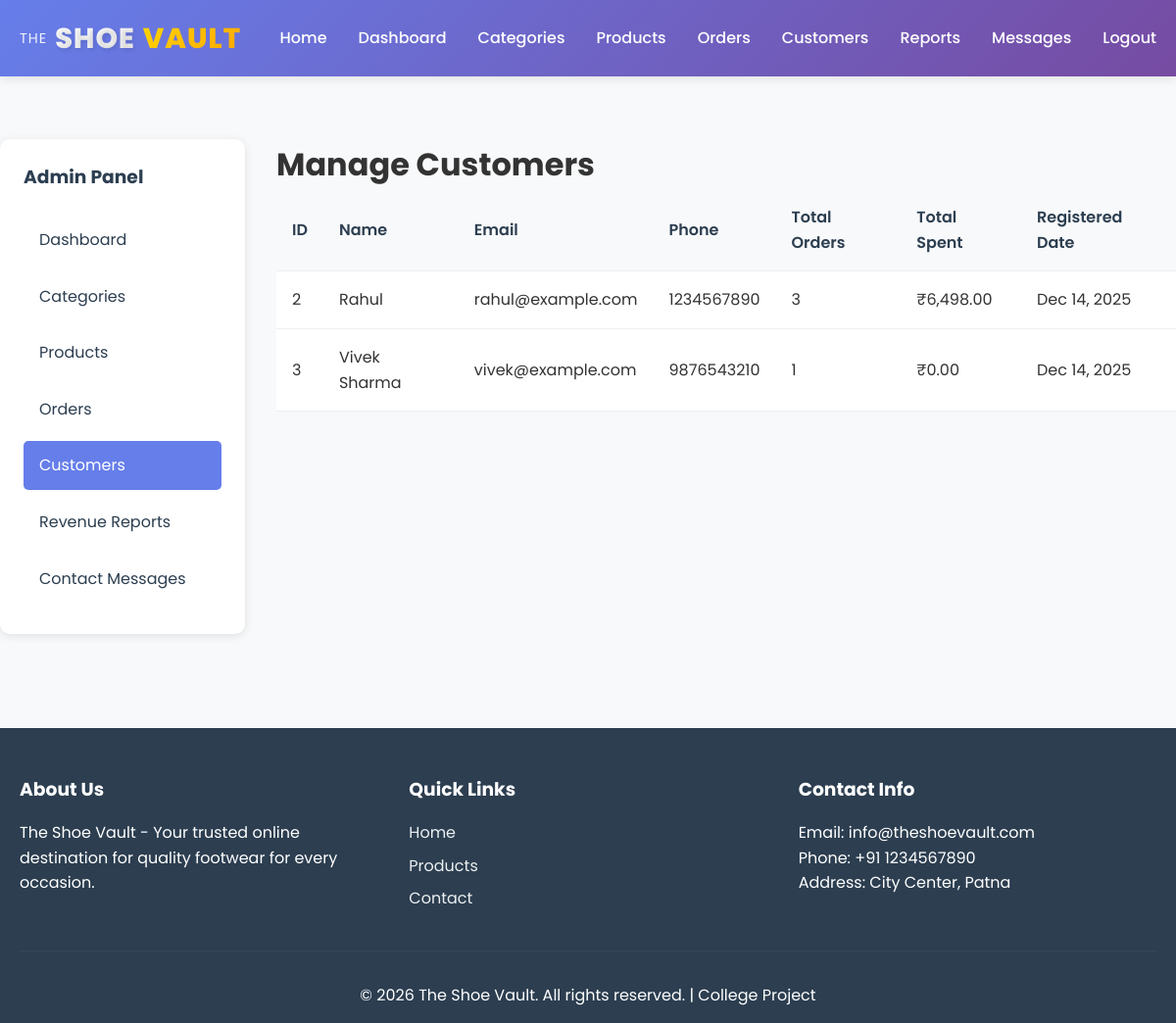
The page /admin/customers.php (signed in) on the database its author committed.
### tables this page shows
CREATE TABLE `users` (
  `id` int(11) NOT NULL,
  `name` varchar(100) NOT NULL,
  `email` varchar(100) NOT NULL,
  `password` varchar(255) NOT NULL,
  `phone` varchar(20) DEFAULT NULL,
  `address` text DEFAULT NULL,
  `role` enum('admin','customer') DEFAULT 'customer',
  `created_at` timestamp NOT NULL DEFAULT current_timestamp(),
  `updated_at` timestamp NOT NULL DEFAULT current_timestamp() ON UPDATE current_timestamp()
);

### includes/config.php (called while the page is built, shortened)
<?php
function formatPrice($price)
{
    return '₹' . number_format($price, 2);
}

### admin/customers.php (the view, shortened to what this page needs)
<?php
require_once '../includes/config.php';
$customersQuery = "SELECT u.*,
                   (SELECT COUNT(*) FROM orders WHERE user_id = u.id) as total_orders,
                   (SELECT COALESCE(SUM(total_amount), 0) FROM orders WHERE user_id = u.id AND status = 'completed') as total_spent
                   FROM users u
                   WHERE role = 'customer'
                   ORDER BY u.created_at DESC";
$customersResult = mysqli_query($conn, $customersQuery);
include '../includes/header.php';
?>
<div class="admin-container">
    <div class="admin-sidebar">
        <h3>Admin Panel</h3>
        <ul class="admin-menu">
            <li><a href="dashboard.php">Dashboard</a></li>
            <li><a href="categories.php">Categories</a></li>
            <li><a href="products.php">Products</a></li>
            <li><a href="orders.php">Orders</a></li>
            <li><a href="customers.php" class="active">Customers</a></li>
            <li><a href="reports.php">Revenue Reports</a></li>
            <li><a href="contact-messages.php">Contact Messages</a></li>
        </ul>
    </div>
    <div class="admin-content">
        <h1>Manage Customers</h1>
        <div class="table-responsive">
            <table class="data-table">
                <thead>
                    <tr>
                        <th>ID</th>
                        <th>Name</th>
                        <th>Email</th>
                        <th>Phone</th>
                        <th>Total Orders</th>
                        <th>Total Spent</th>
                        <th>Registered Date</th>
                    </tr>
                </thead>
                <tbody>
                    <?php while ($customer = mysqli_fetch_assoc($customersResult)): ?>
                        <tr>
                            <td><?php echo $customer['id']; ?></td>
                            <td><?php echo htmlspecialchars($customer['name']); ?></td>
                            <td><?php echo htmlspecialchars($customer['email']); ?></td>
                            <td><?php echo htmlspecialchars($customer['phone'] ?? 'N/A'); ?></td>
                            <td><?php echo $customer['total_orders']; ?></td>
                            <td><?php echo formatPrice($customer['total_spent']); ?></td>
                            <td><?php echo date('M d, Y', strtotime($customer['created_at'])); ?></td>
                        </tr>
                    <?php endwhile; ?>
                </tbody>
            </table>
        </div>
    </div>
</div>
<?php include '../includes/footer.php'; ?>

### assets/css/style.css (style rules this page uses)
* { margin: 0; padding: 0; box-sizing: border-box; }
body { font-family: 'Poppins', -apple-system, BlinkMacSystemFont, 'Segoe UI', Roboto, 'Helvetica Neue', Arial, sans-serif; line-height: 1.6; color: #333; background-color: #f8f9fa; }
.admin-container { display: flex; gap: 2rem; margin-top: 2rem; }
.admin-sidebar { width: 250px; background: white; padding: 1.5rem; border-radius: 10px; box-shadow: 0 2px 10px rgba(0,0,0,0.1); height: fit-content; position: sticky; top: 100px; }
.admin-sidebar h3 { margin-bottom: 1.5rem; color: #2c3e50; }
.admin-menu { list-style: none; }
.admin-menu li { margin-bottom: 0.5rem; }
.admin-menu li a { display: block; padding: 0.75rem 1rem; color: #2c3e50; text-decoration: none; border-radius: 5px; transition: all 0.3s; }
.admin-menu li a:hover, .admin-menu li a.active { background: #667eea; color: white; }
.admin-content { flex: 1; }
.table-responsive { overflow-x: auto; }
.data-table { width: 100%; border-collapse: collapse; background: white; }
.data-table th, .data-table td { padding: 1rem; text-align: left; border-bottom: 1px solid #ecf0f1; }
.data-table th { background: #f8f9fa; font-weight: 600; color: #2c3e50; }

### rows shown on the page
users: id "2", name "Rahul", email "rahul@example.com", phone "1234567890", total_orders "3", total_spent "₹6,498.00", created_at "Dec 14, 2025"
users: id "3", name "Vivek Sharma", email "vivek@example.com", phone "9876543210", total_orders "1", total_spent "₹0.00", created_at "Dec 14, 2025"
